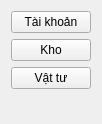
               <widget class="QWidget" name="page_4">
                <property name="geometry">
                 <rect>
                  <x>0</x>
                  <y>0</y>
                  <width>91</width>
                  <height>124</height>
                 </rect>
                </property>
                <property name="minimumSize">
                 <size>
                  <width>0</width>
                  <height>10</height>
                 </size>
                </property>
                <attribute name="icon">
                 <iconset resource="resources.qrc">
                  <normaloff>:/icons/icons/chevron-right.svg</normaloff>
                  <normalon>:/icons/icons/chevron-down.svg</normalon>:/icons/icons/chevron-right.svg</iconset>
                </attribute>
                <attribute name="label">
                 <string>Danh mục</string>
                </attribute>
                <layout class="QVBoxLayout" name="verticalLayout_23">
                 <item>
                  <widget class="QPushButton" name="taiKhoanTb">
                   <property name="text">
                    <string>Tài khoản</string>
                   </property>
                  </widget>
                 </item>
                 <item>
                  <widget class="QPushButton" name="khoTb">
                   <property name="text">
                    <string>Kho</string>
                   </property>
                  </widget>
                 </item>
                 <item>
                  <widget class="QPushButton" name="vatTuTb">
                   <property name="text">
                    <string>Vật tư</string>
                   </property>
                  </widget>
                 </item>
                 <item>
                  <spacer name="verticalSpacer_18">
                   <property name="orientation">
                    <enum>Qt::Vertical</enum>
                   </property>
                   <property name="sizeHint" stdset="0">
                    <size>
                     <width>20</width>
                     <height>40</height>
                    </size>
                   </property>
                  </spacer>
                 </item>
                </layout>
               </widget>
